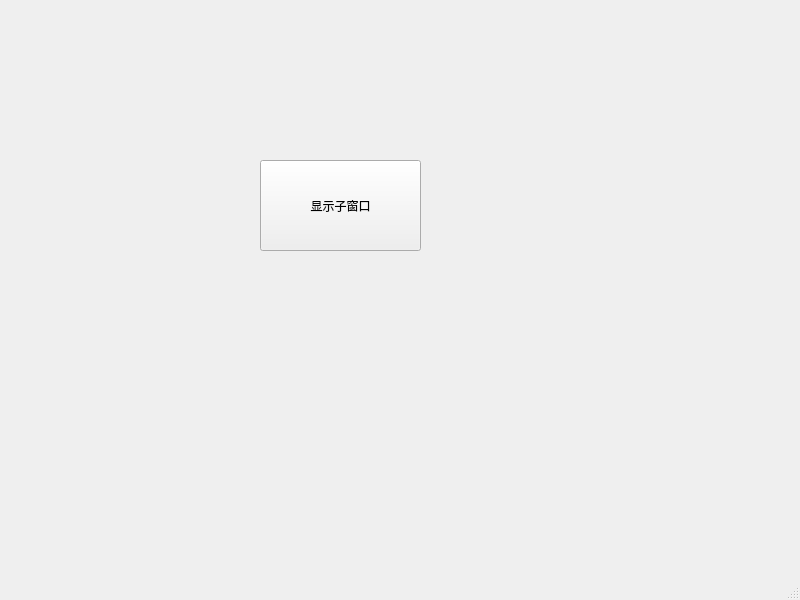
<?xml version="1.0" encoding="UTF-8"?>
<ui version="4.0">
 <class>MainWindow</class>
 <widget class="QMainWindow" name="MainWindow">
  <property name="geometry">
   <rect>
    <x>0</x>
    <y>0</y>
    <width>800</width>
    <height>600</height>
   </rect>
  </property>
  <property name="windowTitle">
   <string>MainWindow</string>
  </property>
  <widget class="QWidget" name="centralwidget">
   <widget class="QPushButton" name="pushButton">
    <property name="geometry">
     <rect>
      <x>260</x>
      <y>160</y>
      <width>161</width>
      <height>91</height>
     </rect>
    </property>
    <property name="text">
     <string>显示子窗口</string>
    </property>
   </widget>
  </widget>
  <widget class="QMenuBar" name="menubar">
   <property name="geometry">
    <rect>
     <x>0</x>
     <y>0</y>
     <width>800</width>
     <height>23</height>
    </rect>
   </property>
  </widget>
  <widget class="QStatusBar" name="statusbar"/>
 </widget>
 <resources/>
 <connections/>
</ui>
